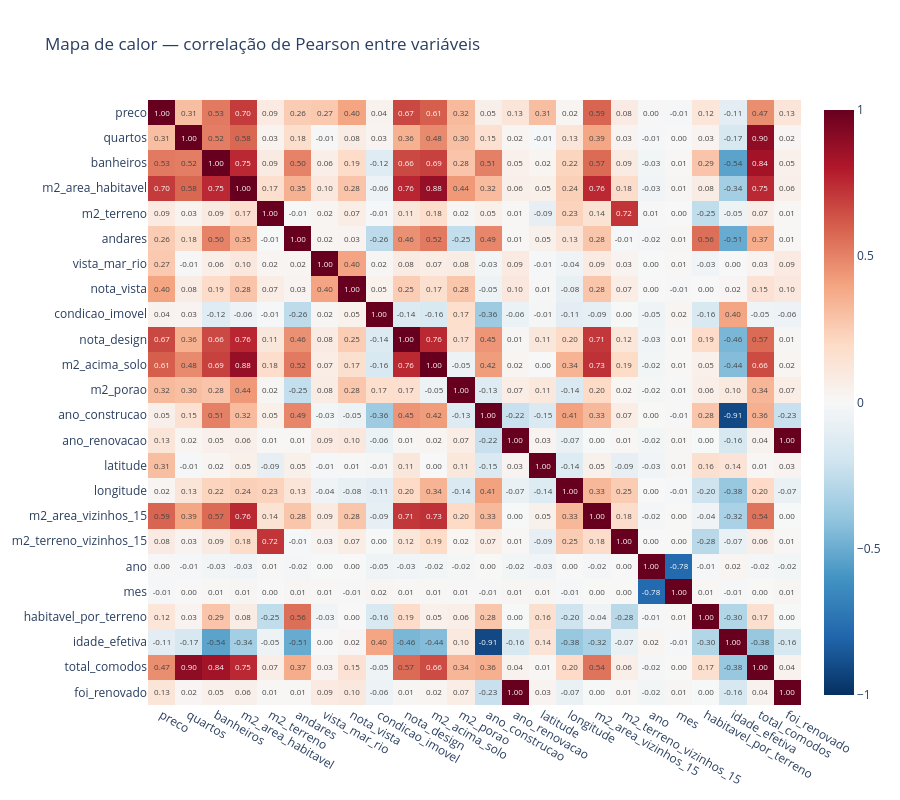

The notebook cell this image was saved under:
### Code cell
fig_heatmap = px.imshow(
    df_correlacao_pearson,
    text_auto='.2f',            # escreve o valor em cada célula
    aspect='auto',
    color_continuous_scale='RdBu_r',   # vermelho = +, azul = -
    zmin=-1, zmax=1,            # fixa a escala de cor de -1 a 1
    title='Mapa de calor — correlação de Pearson entre variáveis'
                        )
fig_heatmap.update_layout(height=800, width=900)
fig_heatmap.show()

### Figure 1 — Plotly figure (JSON) as saved in the notebook; plotly's stock layout.template omitted (floating-point values rounded to 4 significant figures; data arrays with more than 128 entries replaced by an {"elided": "..."} marker saying what was removed)
{"data": [{"coloraxis": "coloraxis", "hovertemplate": "x: %{x}<br>y: %{y}<br>color: %{z}<extra></extra>", "name": "0", "texttemplate": "%{z:.2f}", "type": "heatmap", "x": ["preco", "quartos", "banheiros", "m2_area_habitavel", "m2_terreno", "andares", "vista_mar_rio", "nota_vista", "condicao_imovel", "nota_design", "m2_acima_solo", "m2_porao", "ano_construcao", "ano_renovacao", "latitude", "longitude", "m2_area_vizinhos_15", "m2_terreno_vizinhos_15", "ano", "mes", "habitavel_por_terreno", "idade_efetiva", "total_comodos", "foi_renovado"], "xaxis": "x", "y": ["preco", "quartos", "banheiros", "m2_area_habitavel", "m2_terreno", "andares", "vista_mar_rio", "nota_vista", "condicao_imovel", "nota_design", "m2_acima_solo", "m2_porao", "ano_construcao", "ano_renovacao", "latitude", "longitude", "m2_area_vizinhos_15", "m2_terreno_vizinhos_15", "ano", "mes", "habitavel_por_terreno", "idade_efetiva", "total_comodos", "foi_renovado"], "yaxis": "y", "z": {"elided": "24x24 float values"}}], "layout": {"coloraxis": {"autocolorscale": false, "cmax": 1, "cmin": -1, "colorscale": [[0, "rgb(5,48,97)"], [0.1, "rgb(33,102,172)"], [0.2, "rgb(67,147,195)"], [0.3, "rgb(146,197,222)"], [0.4, "rgb(209,229,240)"], [0.5, "rgb(247,247,247)"], [0.6, "rgb(253,219,199)"], [0.7, "rgb(244,165,130)"], [0.8, "rgb(214,96,77)"], [0.9, "rgb(178,24,43)"], [1, "rgb(103,0,31)"]]}, "height": 800, "title": {"text": "Mapa de calor — correlação de Pearson entre variáveis"}, "width": 900, "xaxis": {"anchor": "y", "domain": [0, 1]}, "yaxis": {"anchor": "x", "autorange": "reversed", "domain": [0, 1]}}}
